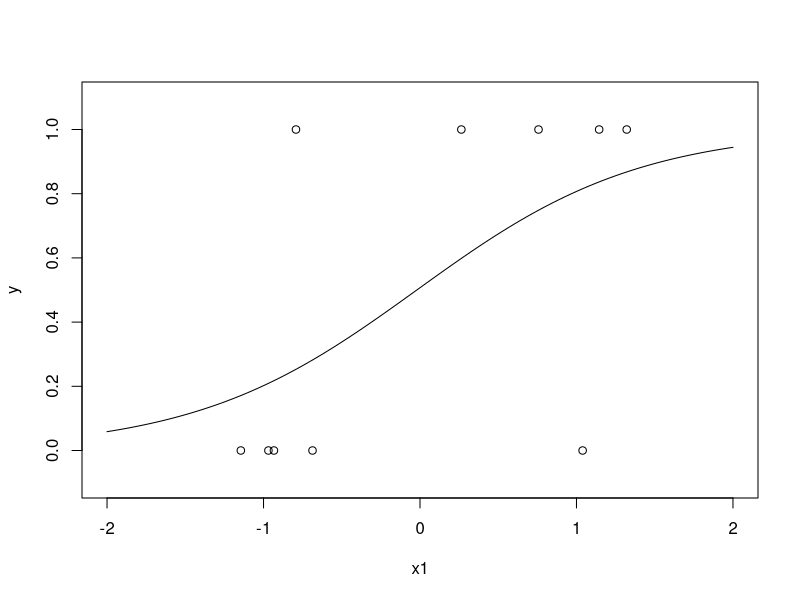

Reproduce this figure in R.
## ---- chunk 1
#Step 2 (Slide 12): Use sigmoid (logistic) function
sigmoid <- function(x, beta0, beta1) {
  return (1/(1+exp(1)^(-beta0-beta1*x)))
}
## ---- chunk 2
#Step 3 (Slide 14): Define the cost function
costFunction <- function(Y, `P(y=1|x)`) {
  return ((-1)*(Y*log(`P(y=1|x)`)+(1-Y)*log(1-`P(y=1|x)`)))
}
## ---- chunk 3
gradientDescent <- function(train_data, beta0, beta1) {
  #Step 2 (Slide 13): Use sigmoid function using an intial guess for the parameters beta0 = 0.5 and beta1 = 0.3.
  train_data <- cbind(train_data, "P(y=1|x)" = sigmoid(train_data$X1, beta0, beta1))

  #Step 3 (Slide 15): Compute the cost function.
  train_data <- cbind(train_data, "Cost" = costFunction(train_data$Y, train_data$`P(y=1|x)`))

  #Step 3 (Slide 19): Compute the total cost.
  totalCost <- sum(train_data[,"Cost"])

  #Gradient Descent (Slide 29): Compute the first partial derivatives of the error function J for β0
  train_data <- cbind(train_data, "dJ/dbeta0" = gradientDescentBeta0(train_data$X1, train_data$Y, beta0, beta1))

  #Gradient Descent (Slide 29): Compute the first partial derivatives of the error function J for β1
  train_data <- cbind(train_data, "dJ/dbeta1" = gradientDescentBeta1(train_data$X1, train_data$Y, beta0, beta1))
}
## ---- chunk 4
#Gradient Descent - computes partial derivatives of error function J for beta0
gradientDescentBeta0 <- function(x, y, beta0, beta1) {
  return (y-((exp(beta0+(beta1 * x)))/(1+exp(beta0 + (beta1 * x)))))
}
## ---- chunk 5
#Gradient Descent - computes partial derivatives of error function J for beta0
gradientDescentBeta1 <- function(x, y, beta0, beta1) {
  return (x*(y-((exp(beta0+(beta1 * x)))/(1+exp(beta0 + (beta1 * x))))))
}
## ---- chunk 6
#Input data from the slides
train_data <- data.frame(index = c("1", "2", "3", "4", "5", "6", "7", "8", "9", "10"),
                        Y = c(0L, 0L, 0L, 0L, 1L, 1L, 1L, 1L, 1L, 0L),
                        X1 = c(2, 2.8, 1.5, 2.1, 5.5, 8, 6.9, 8.5, 2.5, 7.7),
                        X2 = c(1.5, 1.2, 1, 1, 4, 4.8, 4.5, 5.5, 2, 3.5))
#Step 1 (Slide 11): Scale the independent variables (z-Score)
train_data[,3:4] <- scale(train_data[,3:4], center = TRUE, scale = TRUE)
#Select and load all needed variables.
train_data <- train_data[,2:3]
beta0 <- 0.5
beta1 <- 0.3
learningRate <- 0.01
convergence <- 0.0001
n <- 0
convergenceReached <- FALSE

## ---- chunk 7
#Gradient Descent (Slide 27 ff) iterative process 
while (!convergenceReached & n < 10000) {
  #Iteration counter to prevent deadlock
  n <- n+1
  #Calculate sigmoid and cost function
  roundResults <- gradientDescent(train_data, beta0, beta1)
  
  #Calculate first derivatives (Slide 27) and their sums (Slide 29)
  `totaldJ/dbeta0` <- sum(roundResults[, "dJ/dbeta0"])
  `totaldJ/dbeta1` <- sum(roundResults[, "dJ/dbeta1"])

  #Calculate the next values for betas (Slide 34)
  `beta0n+1` <- beta0 + learningRate * `totaldJ/dbeta0`
  `beta1n+1` <- beta1 + learningRate * `totaldJ/dbeta1`
  
  #Check whether convergence is reached, if not continue
  if (abs(`beta0n+1`/beta0 -1) < convergence & abs(`beta1n+1`/beta1-1) < convergence) {
    convergenceReached <- TRUE
  }
  
  #Store the new betas in place of the old ones, repeat.
  beta0 <- `beta0n+1`
  beta1 <- `beta1n+1`
}
## ---- chunk 8
#Prints the sigmoid curve and the points from the dataset
curve(expr=sigmoid(x, beta0, beta1), from=-2, to=2, xlab = "x1", ylab = "y", xlim=c(-2,2), ylim=c(-0.1,1.1))
points(x = roundResults[,"X1"], y= roundResults[, "Y"])
